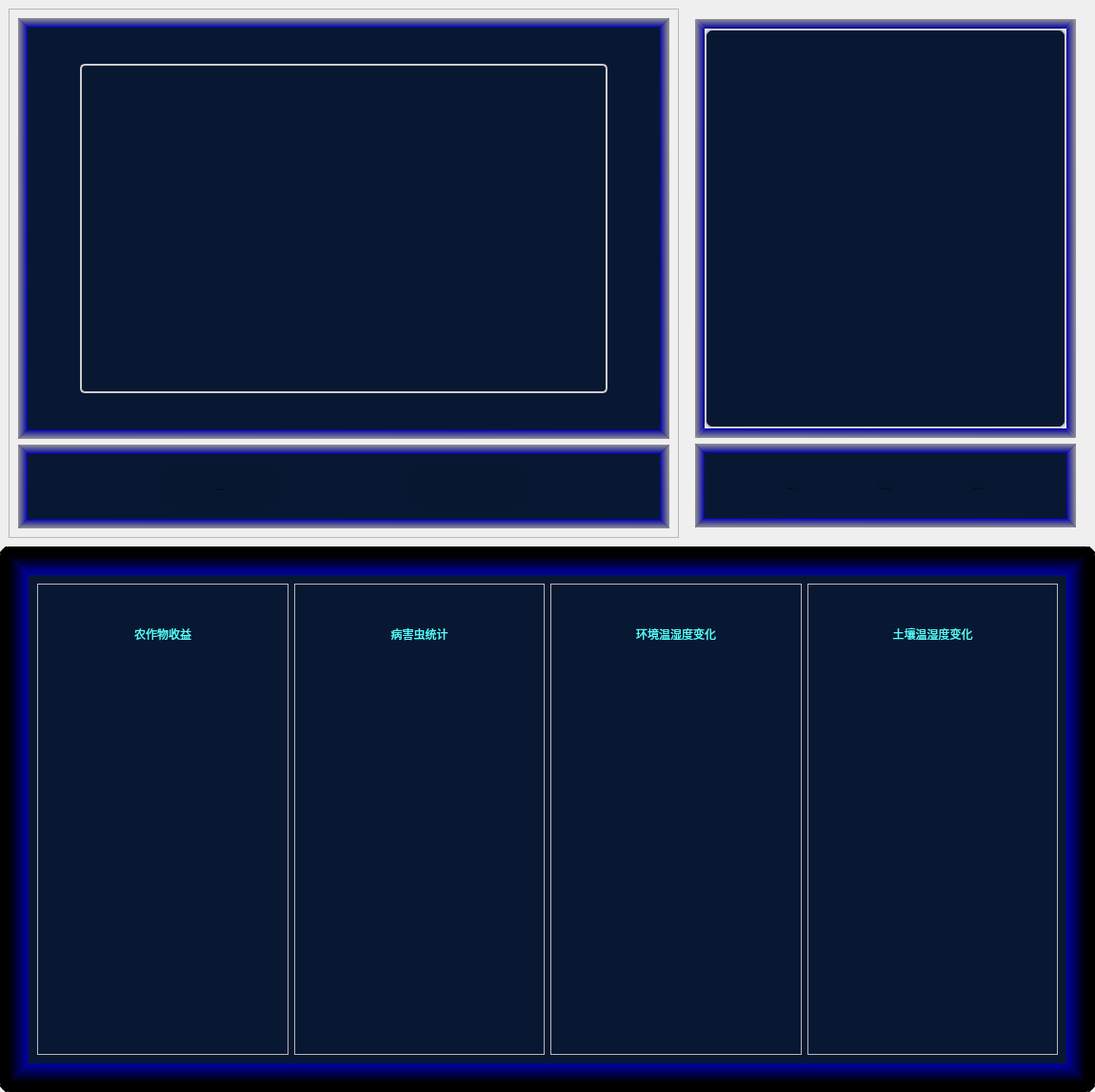
                 <widget class="QWidget" name="scroll_Page1">
                  <property name="geometry">
                   <rect>
                    <x>0</x>
                    <y>0</y>
                    <width>1150</width>
                    <height>1147</height>
                   </rect>
                  </property>
                  <property name="styleSheet">
                   <string notr="true">QWidget#scroll_Page1 {
	
	
	background-color: #081832;;
	border: 10px solid;
	
	border-color: qlineargradient(spread:pad, x1:0, y1:0, x2:0, y2:1, stop:0 rgba(0, 0, 0, 255), stop:1 rgba(0, 0, 166, 255));
}</string>
                  </property>
                  <layout class="QVBoxLayout" name="verticalLayout_3">
                   <property name="spacing">
                    <number>0</number>
                   </property>
                   <property name="leftMargin">
                    <number>0</number>
                   </property>
                   <property name="topMargin">
                    <number>0</number>
                   </property>
                   <property name="rightMargin">
                    <number>0</number>
                   </property>
                   <property name="bottomMargin">
                    <number>0</number>
                   </property>
                   <item>
                    <widget class="QFrame" name="frame1">
                     <property name="minimumSize">
                      <size>
                       <width>600</width>
                       <height>500</height>
                      </size>
                     </property>
                     <property name="styleSheet">
                      <string notr="true">QFrame#frame1{
background-color: transparent;
border-radius: 10px;
}</string>
                     </property>
                     <property name="frameShape">
                      <enum>QFrame::StyledPanel</enum>
                     </property>
                     <property name="frameShadow">
                      <enum>QFrame::Raised</enum>
                     </property>
                     <layout class="QHBoxLayout" name="horizontalLayout_5" stretch="5,3">
                      <item>
                       <widget class="QFrame" name="frame">
                        <property name="styleSheet">
                         <string notr="true">QFrame#frame{

}</string>
                        </property>
                        <property name="frameShape">
                         <enum>QFrame::StyledPanel</enum>
                        </property>
                        <property name="frameShadow">
                         <enum>QFrame::Raised</enum>
                        </property>
                        <layout class="QVBoxLayout" name="verticalLayout_6" stretch="10,2">
                         <item>
                          <widget class="QFrame" name="frame_3">
                           <property name="styleSheet">
                            <string notr="true">QFrame#frame_3{
	border: 10px solid;
	
	
 background-color: #081832;;

	border-top-color: qlineargradient(spread:pad, x1:0, y1:0, x2:0, y2:1, stop:0 rgba(146, 146, 146, 255), stop:1 rgba(0, 0, 166, 255));
	
	border-bottom-color: qlineargradient(spread:pad, x1:0, y1:1, x2:0.0284091, y2:0, stop:0 rgba(146, 146, 146, 255), stop:1 rgba(0, 0, 166, 255));

	
	border-right-color: qlineargradient(spread:pad, x1:1, y1:0.931818, x2:0, y2:1, stop:0 rgba(146, 146, 146, 255), stop:1 rgba(0, 0, 166, 255));

	border-left-color: qlineargradient(spread:pad, x1:0, y1:0.977273, x2:1, y2:1, stop:0 rgba(146, 146, 146, 255), stop:1 rgba(0, 0, 166, 255));

}</string>
                           </property>
                           <property name="frameShape">
                            <enum>QFrame::StyledPanel</enum>
                           </property>
                           <property name="frameShadow">
                            <enum>QFrame::Raised</enum>
                           </property>
                           <layout class="QGridLayout" name="gridLayout" rowstretch="1,12,1" columnstretch="1,12,1">
                            <item row="1" column="0">
                             <spacer name="horizontalSpacer_3">
                              <property name="orientation">
                               <enum>Qt::Horizontal</enum>
                              </property>
                              <property name="sizeHint" stdset="0">
                               <size>
                                <width>40</width>
                                <height>20</height>
                               </size>
                              </property>
                             </spacer>
                            </item>
                            <item row="0" column="1">
                             <spacer name="verticalSpacer">
                              <property name="orientation">
                               <enum>Qt::Vertical</enum>
                              </property>
                              <property name="sizeHint" stdset="0">
                               <size>
                                <width>20</width>
                                <height>40</height>
                               </size>
                              </property>
                             </spacer>
                            </item>
                            <item row="1" column="2">
                             <spacer name="horizontalSpacer_4">
                              <property name="orientation">
                               <enum>Qt::Horizontal</enum>
                              </property>
                              <property name="sizeHint" stdset="0">
                               <size>
                                <width>40</width>
                                <height>20</height>
                               </size>
                              </property>
                             </spacer>
                            </item>
                            <item row="1" column="1">
                             <widget class="QLabel" name="Label_camera">
                              <property name="styleSheet">
                               <string notr="true">QLabel#Label_camera{
	background-color: #081832;
/* 边框 */
    border: 2px solid #cccccc; /* 灰色边框，宽度2px */
    border-radius: 8px;        /* 圆角边框，半径8px */
	border-top-left-radius:5px;
	border-top-right-radius:5px;
	border-bottom-right-radius:5px;
	border-bottom-left-radius:5px;
}</string>
                              </property>
                              <property name="text">
                               <string/>
                              </property>
                              <property name="alignment">
                               <set>Qt::AlignCenter</set>
                              </property>
                             </widget>
                            </item>
                            <item row="2" column="1">
                             <spacer name="verticalSpacer_2">
                              <property name="orientation">
                               <enum>Qt::Vertical</enum>
                              </property>
                              <property name="sizeHint" stdset="0">
                               <size>
                                <width>20</width>
                                <height>40</height>
                               </size>
                              </property>
                             </spacer>
                            </item>
                           </layout>
                          </widget>
                         </item>
                         <item>
                          <widget class="QFrame" name="frame_4">
                           <property name="styleSheet">
                            <string notr="true">QFrame#frame_4{
	border: 10px solid;
	
	background-color: #081832;
	border-top-color: qlineargradient(spread:pad, x1:0, y1:0, x2:0, y2:1, stop:0 rgba(146, 146, 146, 255), stop:1 rgba(0, 0, 166, 255));
	
	border-bottom-color: qlineargradient(spread:pad, x1:0, y1:1, x2:0.0284091, y2:0, stop:0 rgba(146, 146, 146, 255), stop:1 rgba(0, 0, 166, 255));

	
	border-right-color: qlineargradient(spread:pad, x1:1, y1:0.931818, x2:0, y2:1, stop:0 rgba(146, 146, 146, 255), stop:1 rgba(0, 0, 166, 255));

	border-left-color: qlineargradient(spread:pad, x1:0, y1:0.977273, x2:1, y2:1, stop:0 rgba(146, 146, 146, 255), stop:1 rgba(0, 0, 166, 255));
}</string>
                           </property>
                           <property name="frameShape">
                            <enum>QFrame::StyledPanel</enum>
                           </property>
                           <property name="frameShadow">
                            <enum>QFrame::Raised</enum>
                           </property>
                           <layout class="QHBoxLayout" name="horizontalLayout_7" stretch="1,1,1,1,1">
                            <property name="spacing">
                             <number>0</number>
                            </property>
                            <item>
                             <spacer name="horizontalSpacer_5">
                              <property name="orientation">
                               <enum>Qt::Horizontal</enum>
                              </property>
                              <property name="sizeHint" stdset="0">
                               <size>
                                <width>40</width>
                                <height>20</height>
                               </size>
                              </property>
                             </spacer>
                            </item>
                            <item>
                             <widget class="QToolButton" name="Button_camera">
                              <property name="sizePolicy">
                               <sizepolicy hsizetype="Preferred" vsizetype="Preferred">
                                <horstretch>0</horstretch>
                                <verstretch>0</verstretch>
                               </sizepolicy>
                              </property>
                              <property name="styleSheet">
                               <string notr="true">QToolButton{
	background-color: rgba(0, 0, 0, 10);
border:0px solid rgb(25, 87, 16);
	border-radius:23px;

}
QToolButton:hover {
background-color: rgba(0, 0, 0, 15);

}
QToolButton:pressed {
background-color: rgba(0, 0, 0, 20);

}</string>
                              </property>
                              <property name="text">
                               <string>...</string>
                              </property>
                              <property name="icon">
                               <iconset resource="resource.qrc">
                                <normaloff>:/icon/resouce/icon/Camera2.svg</normaloff>:/icon/resouce/icon/Camera2.svg</iconset>
                              </property>
                              <property name="iconSize">
                               <size>
                                <width>28</width>
                                <height>28</height>
                               </size>
                              </property>
                             </widget>
                            </item>
                            <item>
                             <spacer name="horizontalSpacer_7">
                              <property name="orientation">
                               <enum>Qt::Horizontal</enum>
                              </property>
                              <property name="sizeHint" stdset="0">
                               <size>
                                <width>40</width>
                                <height>20</height>
                               </size>
                              </property>
                             </spacer>
                            </item>
                            <item>
                             <widget class="QToolButton" name="Button_piccap">
                              <property name="sizePolicy">
                               <sizepolicy hsizetype="Preferred" vsizetype="Preferred">
                                <horstretch>0</horstretch>
                                <verstretch>0</verstretch>
                               </sizepolicy>
                              </property>
                              <property name="styleSheet">
                               <string notr="true">QToolButton{
	background-color: rgba(0, 0, 0, 10);
border:0px solid rgb(25, 87, 16);
	border-radius:23px;

}
QToolButton:hover {
background-color: rgba(0, 0, 0, 15);

}
QToolButton:pressed {
background-color: rgba(0, 0, 0, 20);

}</string>
                              </property>
                              <property name="text">
                               <string/>
                              </property>
                              <property name="icon">
                               <iconset resource="resource.qrc">
                                <normaloff>:/icon/resouce/icon/picture.svg</normaloff>
                                <normalon>:/icon/resouce/icon/picture.svg</normalon>
                                <disabledoff>:/icon/resouce/icon/picture.svg</disabledoff>
                                <disabledon>:/icon/resouce/icon/picture.svg</disabledon>
                                <activeoff>:/icon/resouce/icon/picture.svg</activeoff>:/icon/resouce/icon/picture.svg</iconset>
                              </property>
                              <property name="iconSize">
                               <size>
                                <width>28</width>
                                <height>28</height>
                               </size>
                              </property>
                             </widget>
                            </item>
                            <item>
                             <spacer name="horizontalSpacer_6">
                              <property name="orientation">
                               <enum>Qt::Horizontal</enum>
                              </property>
                              <property name="sizeHint" stdset="0">
                               <size>
                                <width>40</width>
                                <height>20</height>
                               </size>
                              </property>
                             </spacer>
                            </item>
                           </layout>
                          </widget>
                         </item>
                        </layout>
                       </widget>
                      </item>
                      <item>
                       <widget class="QFrame" name="frame_2">
                        <property name="styleSheet">
                         <string notr="true">QFrame#frame_2{
	background-color: transparent;

}</string>
                        </property>
                        <property name="frameShape">
                         <enum>QFrame::StyledPanel</enum>
                        </property>
                        <property name="frameShadow">
                         <enum>QFrame::Raised</enum>
                        </property>
                        <layout class="QVBoxLayout" name="verticalLayout_7" stretch="10,2">
                         <property name="leftMargin">
                          <number>10</number>
                         </property>
                         <property name="topMargin">
                          <number>10</number>
                         </property>
                         <property name="rightMargin">
                          <number>10</number>
                         </property>
                         <property name="bottomMargin">
                          <number>10</number>
                         </property>
                         <item>
                          <widget class="QFrame" name="frame_7">
                           <property name="styleSheet">
                            <string notr="true">QFrame#frame_7{
	border: 10px solid;
	
	
	border-top-color: qlineargradient(spread:pad, x1:0, y1:0, x2:0, y2:1, stop:0 rgba(146, 146, 146, 255), stop:1 rgba(0, 0, 166, 255));
	
	border-bottom-color: qlineargradient(spread:pad, x1:0, y1:1, x2:0.0284091, y2:0, stop:0 rgba(146, 146, 146, 255), stop:1 rgba(0, 0, 166, 255));

	
	border-right-color: qlineargradient(spread:pad, x1:1, y1:0.931818, x2:0, y2:1, stop:0 rgba(146, 146, 146, 255), stop:1 rgba(0, 0, 166, 255));

	border-left-color: qlineargradient(spread:pad, x1:0, y1:0.977273, x2:1, y2:1, stop:0 rgba(146, 146, 146, 255), stop:1 rgba(0, 0, 166, 255));
}</string>
                           </property>
                           <property name="frameShape">
                            <enum>QFrame::StyledPanel</enum>
                           </property>
                           <property name="frameShadow">
                            <enum>QFrame::Raised</enum>
                           </property>
                           <layout class="QVBoxLayout" name="verticalLayout_8">
                            <property name="spacing">
                             <number>0</number>
                            </property>
                            <property name="leftMargin">
                             <number>0</number>
                            </property>
                            <property name="topMargin">
                             <number>0</number>
                            </property>
                            <property name="rightMargin">
                             <number>0</number>
                            </property>
                            <property name="bottomMargin">
                             <number>0</number>
                            </property>
                            <item>
                             <widget class="QLabel" name="label_4">
                              <property name="styleSheet">
                               <string notr="true">QLabel {
    /* 背景颜色 */
    background-color: #081832;
    
    /* 边框 */
    border: 2px solid #cccccc; /* 灰色边框，宽度2px */
    border-radius: 8px;        /* 圆角边框，半径8px */
    
    /* 字体 */
    font-size: 16px;           /* 字体大小 */
    font-family: &quot;Arial&quot;;      /* 字体类型 */
    color: #333333;            /* 文字颜色 */
    
    /* 内边距 */
    padding: 5px;              /* 控件内的填充距离 */
    
    /* 文本对齐 */
    text-align: center;        /* 文本居中对齐 */
    
    /* 阴影效果 */
    /* 注意：Qt 5.11 之后增加了对 CSS3 box-shadow 属性的支持 */
    /* 对于较老的Qt版本，可能需要使用自定义绘制 */
    box-shadow: 2px 2px 4px rgba(0, 0, 0, 0.1); /* 水平偏移、垂直偏移、模糊半径、颜色 */
    
    /* 最小尺寸 */
    min-width: 200px;          /* 最小宽度 */
    min-height: 100px;         /* 最小高度 */
    
    /* 其他样式 */
    selection-background-color: #66afe9; /* 选中文本的背景颜色 */
    selection-color: black;             /* 选中文本的颜色 */
}</string>
                              </property>
                              <property name="text">
                               <string/>
                              </property>
                              <property name="alignment">
                               <set>Qt::AlignCenter</set>
                              </property>
                             </widget>
                            </item>
                           </layout>
                          </widget>
                         </item>
                         <item>
                          <widget class="QFrame" name="frame_8">
                           <property name="styleSheet">
                            <string notr="true">QFrame#frame_8{
border: 10px solid;
	
		background-color: #081832;
	border-top-color: qlineargradient(spread:pad, x1:0, y1:0, x2:0, y2:1, stop:0 rgba(146, 146, 146, 255), stop:1 rgba(0, 0, 166, 255));
	
	border-bottom-color: qlineargradient(spread:pad, x1:0, y1:1, x2:0.0284091, y2:0, stop:0 rgba(146, 146, 146, 255), stop:1 rgba(0, 0, 166, 255));

	
	border-right-color: qlineargradient(spread:pad, x1:1, y1:0.931818, x2:0, y2:1, stop:0 rgba(146, 146, 146, 255), stop:1 rgba(0, 0, 166, 255));

	border-left-color: qlineargradient(spread:pad, x1:0, y1:0.977273, x2:1, y2:1, stop:0 rgba(146, 146, 146, 255), stop:1 rgba(0, 0, 166, 255));
}</string>
                           </property>
                           <property name="frameShape">
                            <enum>QFrame::StyledPanel</enum>
                           </property>
                           <property name="frameShadow">
                            <enum>QFrame::Raised</enum>
                           </property>
                           <layout class="QHBoxLayout" name="horizontalLayout_8">
                            <item>
                             <widget class="QToolButton" name="toolButton_hide1">
                              <property name="styleSheet">
                               <string notr="true">QToolButton{
	background-color: rgba(0, 0, 0, 10);
border:0px solid rgb(25, 87, 16);
	border-radius:23px;

}
QToolButton:hover {
background-color: rgba(0, 0, 0, 15);

}
QToolButton:pressed {
background-color: rgba(0, 0, 0, 20);

}</string>
                              </property>
                              <property name="text">
                               <string>...</string>
                              </property>
                             </widget>
                            </item>
                            <item>
                             <widget class="QToolButton" name="toolButton_hide2">
                              <property name="styleSheet">
                               <string notr="true">QToolButton{
	background-color: rgba(0, 0, 0, 10);
border:0px solid rgb(25, 87, 16);
	border-radius:23px;

}
QToolButton:hover {
background-color: rgba(0, 0, 0, 15);

}
QToolButton:pressed {
background-color: rgba(0, 0, 0, 20);

}</string>
                              </property>
                              <property name="text">
                               <string>...</string>
                              </property>
                             </widget>
                            </item>
                            <item>
                             <widget class="QToolButton" name="toolButton_hide3">
                              <property name="styleSheet">
                               <string notr="true">QToolButton{
	background-color: rgba(0, 0, 0, 10);
border:0px solid rgb(25, 87, 16);
	border-radius:23px;

}
QToolButton:hover {
background-color: rgba(0, 0, 0, 15);

}
QToolButton:pressed {
background-color: rgba(0, 0, 0, 20);

}</string>
                              </property>
                              <property name="text">
                               <string>...</string>
                              </property>
                             </widget>
                            </item>
                           </layout>
                          </widget>
                         </item>
                        </layout>
                       </widget>
                      </item>
                     </layout>
                    </widget>
                   </item>
                   <item>
                    <widget class="QFrame" name="frame2">
                     <property name="minimumSize">
                      <size>
                       <width>0</width>
                       <height>390</height>
                      </size>
                     </property>
                     <property name="styleSheet">
                      <string notr="true">QFrame#frame2{
background-color: transparent;
border-radius: 10px;
border: 10px solid;
	
	border-color: rgb(0, 0, 0);
}</string>
                     </property>
                     <property name="frameShape">
                      <enum>QFrame::StyledPanel</enum>
                     </property>
                     <property name="frameShadow">
                      <enum>QFrame::Raised</enum>
                     </property>
                     <layout class="QHBoxLayout" name="horizontalLayout_9">
                      <property name="leftMargin">
                       <number>0</number>
                      </property>
                      <property name="topMargin">
                       <number>0</number>
                      </property>
                      <property name="rightMargin">
                       <number>0</number>
                      </property>
                      <property name="bottomMargin">
                       <number>0</number>
                      </property>
                      <item>
                       <widget class="QFrame" name="frame_10">
                        <property name="styleSheet">
                         <string notr="true">QFrame#frame_10{
	border: 20px solid;
	
	
	background-color: #081832;
	border-top-color: qlineargradient(spread:pad, x1:0, y1:0, x2:0, y2:1, stop:0 rgba(0, 0, 0, 255), stop:1 rgba(0, 0, 166, 255));
	border-bottom-color: qlineargradient(spread:pad, x1:0, y1:1, x2:0, y2:0, stop:0 rgba(0, 0, 0, 255), stop:1 rgba(0, 0, 166, 255));
	border-right-color: qlineargradient(spread:pad, x1:1, y1:1, x2:0, y2:1, stop:0 rgba(0, 0, 0, 255), stop:1 rgba(0, 0, 166, 255));
	border-left-color: qlineargradient(spread:pad, x1:0, y1:1, x2:1, y2:1, stop:0 rgba(0, 0, 0, 255), stop:1 rgba(0, 0, 166, 255));
	
}

QLabel{
color: rgb(85, 255, 255);
}</string>
                        </property>
                        <property name="frameShape">
                         <enum>QFrame::StyledPanel</enum>
                        </property>
                        <property name="frameShadow">
                         <enum>QFrame::Raised</enum>
                        </property>
                        <layout class="QHBoxLayout" name="horizontalLayout_6" stretch="1,1,1,1">
                         <item>
                          <widget class="QFrame" name="frame_14">
                           <property name="frameShape">
                            <enum>QFrame::StyledPanel</enum>
                           </property>
                           <property name="frameShadow">
                            <enum>QFrame::Raised</enum>
                           </property>
                           <layout class="QVBoxLayout" name="verticalLayout_10" stretch="1,4">
                            <property name="bottomMargin">
                             <number>50</number>
                            </property>
                            <item>
                             <widget class="QLabel" name="label_9">
                              <property name="text">
                               <string>农作物收益</string>
                              </property>
                              <property name="alignment">
                               <set>Qt::AlignCenter</set>
                              </property>
                             </widget>
                            </item>
                            <item>
                             <widget class="QWidget" name="widget" native="true"/>
                            </item>
                           </layout>
                          </widget>
                         </item>
                         <item>
                          <widget class="QFrame" name="frame_13">
                           <property name="frameShape">
                            <enum>QFrame::StyledPanel</enum>
                           </property>
                           <property name="frameShadow">
                            <enum>QFrame::Raised</enum>
                           </property>
                           <layout class="QVBoxLayout" name="verticalLayout_11" stretch="1,4">
                            <property name="bottomMargin">
                             <number>50</number>
                            </property>
                            <item>
                             <widget class="QLabel" name="label_10">
                              <property name="text">
                               <string>病害虫统计</string>
                              </property>
                              <property name="alignment">
                               <set>Qt::AlignCenter</set>
                              </property>
                             </widget>
                            </item>
                            <item>
                             <widget class="QWidget" name="widget_2" native="true"/>
                            </item>
                           </layout>
                          </widget>
                         </item>
                         <item>
                          <widget class="QFrame" name="frame_12">
                           <property name="frameShape">
                            <enum>QFrame::StyledPanel</enum>
                           </property>
                           <property name="frameShadow">
                            <enum>QFrame::Raised</enum>
                           </property>
                           <layout class="QVBoxLayout" name="verticalLayout_12" stretch="1,4">
                            <property name="bottomMargin">
                             <number>50</number>
                            </property>
                            <item>
                             <widget class="QLabel" name="label_11">
                              <property name="text">
                               <string>环境温湿度变化</string>
                              </property>
                              <property name="alignment">
                               <set>Qt::AlignCenter</set>
                              </property>
                             </widget>
                            </item>
                            <item>
                             <widget class="QWidget" name="widget_3" native="true"/>
                            </item>
                           </layout>
                          </widget>
                         </item>
                         <item>
                          <widget class="QFrame" name="frame_11">
                           <property name="frameShape">
                            <enum>QFrame::StyledPanel</enum>
                           </property>
                           <property name="frameShadow">
                            <enum>QFrame::Raised</enum>
                           </property>
                           <layout class="QVBoxLayout" name="verticalLayout_13" stretch="1,4">
                            <property name="bottomMargin">
                             <number>50</number>
                            </property>
                            <item>
                             <widget class="QLabel" name="label_12">
                              <property name="text">
                               <string>土壤温湿度变化</string>
                              </property>
                              <property name="alignment">
                               <set>Qt::AlignCenter</set>
                              </property>
                             </widget>
                            </item>
                            <item>
                             <widget class="QWidget" name="widget_4" native="true"/>
                            </item>
                           </layout>
                          </widget>
                         </item>
                        </layout>
                       </widget>
                      </item>
                     </layout>
                    </widget>
                   </item>
                  </layout>
                 </widget>
